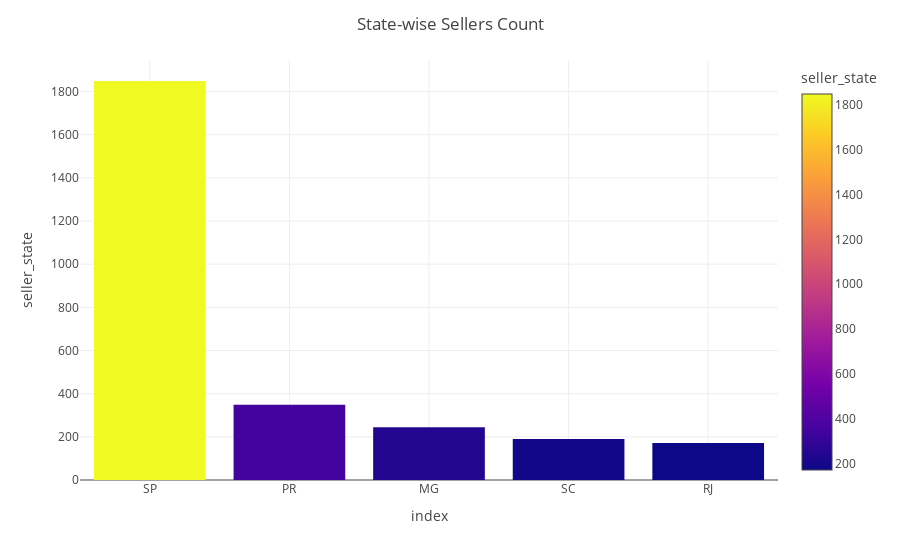

Notebook cell for this chart:
### Code cell
s_state= sellers.seller_state.value_counts().reset_index().head()
fig = px.bar(s_state,x='index', y='seller_state',color = 'seller_state')
fig.update_layout(title_text='State-wise Sellers Count',title_x=0.5
                  ,template='gridon')
fig.show()

### Figure 1 — Plotly figure (JSON) as saved in the notebook; plotly's stock layout.template omitted (floating-point values rounded to 4 significant figures)
{"data": [{"alignmentgroup": "True", "hovertemplate": "index=%{x}<br>seller_state=%{marker.color}<extra></extra>", "legendgroup": "", "marker": {"color": [1849, 349, 244, 190, 171], "coloraxis": "coloraxis"}, "name": "", "offsetgroup": "", "orientation": "v", "showlegend": false, "textposition": "auto", "type": "bar", "x": ["SP", "PR", "MG", "SC", "RJ"], "xaxis": "x", "y": [1849, 349, 244, 190, 171], "yaxis": "y"}], "layout": {"barmode": "relative", "coloraxis": {"colorbar": {"title": {"text": "seller_state"}}, "colorscale": [[0, "#0d0887"], [0.1111, "#46039f"], [0.2222, "#7201a8"], [0.3333, "#9c179e"], [0.4444, "#bd3786"], [0.5556, "#d8576b"], [0.6667, "#ed7953"], [0.7778, "#fb9f3a"], [0.8889, "#fdca26"], [1, "#f0f921"]]}, "legend": {"tracegroupgap": 0}, "margin": {"t": 60}, "title": {"text": "State-wise Sellers Count", "x": 0.5}, "xaxis": {"anchor": "y", "domain": [0, 1], "title": {"text": "index"}}, "yaxis": {"anchor": "x", "domain": [0, 1], "title": {"text": "seller_state"}}}}
